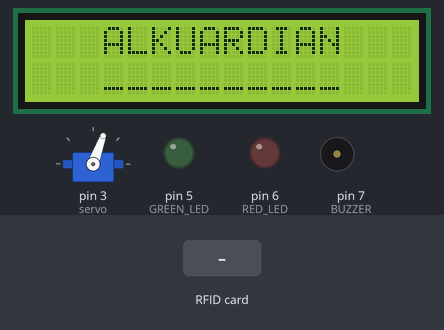
Recording of a sketch running on a simulated Arduino Uno, built with avr-gcc and run on an emulated ATmega328P. Shown: 16×2 character LCD, servo, output pins drawn as LEDs (lit = HIGH), buzzer (waves = sounding). The inputs (shaded band) are chosen by the test bench. Pins used as bus, display or sensor lines are not drawn; what the sketch prints to the serial monitor is not drawn.

Above: at 1.3 s.
1.4 s: RFID card D7 13 46 62 held to the reader
At 3.8 s:
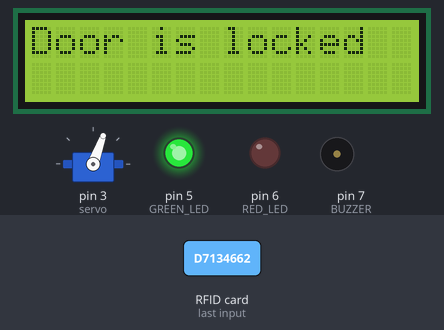
4.1 s: RFID card 5E 7A 19 C4 held to the reader
At 6.1 s:
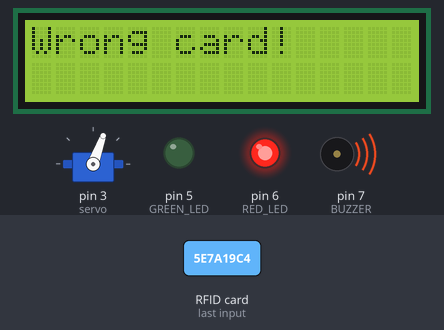
6.3 s: RFID card D7 13 46 62 held to the reader
At 8.7 s:
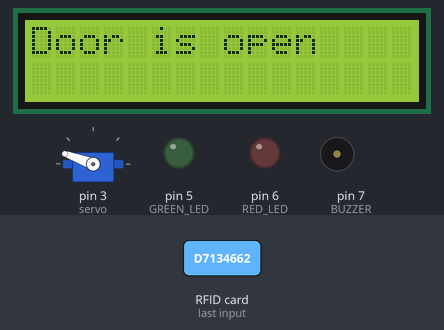
9.0 s: RFID card 5E 7A 19 C4 held to the reader
At 9.88 s:
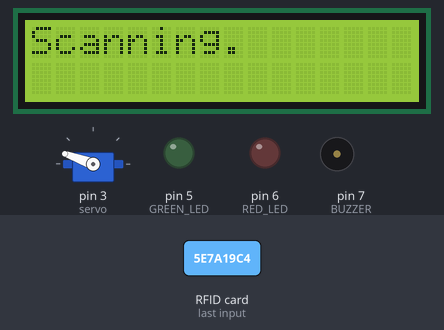
Timing chart, 0 to 13.3 s (numbered marks = the images above; inputs shaded):
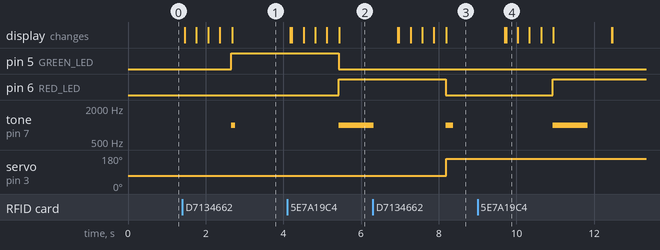

The sketch:

scan.ino
```cpp
//Include ang mga involve na components
#include <Servo.h>
#include <LiquidCrystal_I2C.h>
#include <SPI.h>
#include <MFRC522.h>

//Define ang mga pins saatong components kong asa sila nka pansak
#define SS_PIN 10
#define RST_PIN 9
#define GREEN_LED 5
#define YELLOW_LED 2
#define RED_LED 6
#define BUZZER 7

//Mao ning UID saatong Registered na ID
String UID = "D7 13 46 62";
byte lock = 0;

//Dre sb ang atong Servo og ang LCD og ang atong Scanner na RFID522
Servo servo;
LiquidCrystal_I2C lcd(0x27, 16, 2); //Gigamit nato ang LCD na 16x2
MFRC522 rfid(SS_PIN, RST_PIN);

void setup() {
  Serial.begin(9600); //Para saatong Serial Monitor setup
  servo.write(70);
  lcd.init();
  lcd.backlight();

  pinMode(GREEN_LED, OUTPUT); //Atong mga indicators
  pinMode(RED_LED, OUTPUT);
  pinMode(BUZZER, OUTPUT);

  servo.attach(3);
  SPI.begin();
  rfid.PCD_Init();
}

void loop() {
  lcd.setCursor(3, 0);
  lcd.print("ALKUARDIAN"); //Dre mo display ang atong OUTPUT saatong LCD
  lcd.setCursor(3, 1);
  lcd.print("__________");


  if (!rfid.PICC_IsNewCardPresent()) //If statement para sa newID na gi present
    return;
  if (!rfid.PICC_ReadCardSerial()) //Tas mo display saatong LCD
    return;

  lcd.clear();
  lcd.setCursor(0, 0);
  lcd.print("Scanning"); //Pag Gi totok na ang ID registered ba or not


  //Logic para satong scanning id
  Serial.print("NUID tag is :");
  String ID = "";
  for (byte i = 0; i < rfid.uid.size; i++) {
    lcd.print(".");
    ID.concat(String(rfid.uid.uidByte[i] < 0x10 ? " 0" : " "));
    ID.concat(String(rfid.uid.uidByte[i], HEX));
    delay(300);
  }
  ID.toUpperCase();

  if (ID.substring(1) == UID && lock == 0) {
    digitalWrite(YELLOW_LED, LOW);
    digitalWrite(GREEN_LED, HIGH);
    digitalWrite(RED_LED, LOW);
    tone(BUZZER, 1000, 100);
    servo.write(70);
    lcd.clear();
    lcd.setCursor(0, 0);
    lcd.print("Door is locked"); //if ang ID is tama or registered this is the OUTPUT
    delay(1500);
    lcd.clear();
    lock = 1;
  } else if (ID.substring(1) == UID && lock == 1) { //if ang ID is tama or registered this is the OUTPUT
    digitalWrite(YELLOW_LED, HIGH);
    digitalWrite(GREEN_LED, LOW);
    digitalWrite(RED_LED, LOW);
    tone(BUZZER, 1000, 200);
    servo.write(160);
    lcd.clear();
    lcd.setCursor(0, 0);
    lcd.print("Door is open");
    delay(1500);
    lcd.clear();
    lock = 0;
  } else { //If the ID is not registered then simple else lang para sa NOT registered
    digitalWrite(YELLOW_LED, LOW);
    digitalWrite(GREEN_LED, LOW);
    digitalWrite(RED_LED, HIGH);
    tone(BUZZER, 1000, 900);
    lcd.clear();
    lcd.setCursor(0, 0);
    lcd.print("Wrong card!");
    delay(1500);
    lcd.clear();
  }
}
```

Measured:
- after the input at 1.4 s, pin 5 (GREEN_LED): LOW → HIGH after 1.3 s; tone on pin 7 (BUZZER): silent → 1000 Hz after 1.3 s, → silent 0.10 s later; the display: first changes after 0.06 s (image 1 shows a later state)
- after the input at 4.1 s, pin 5 (GREEN_LED): HIGH → LOW after 1.3 s; pin 6 (RED_LED): LOW → HIGH after 1.3 s; tone on pin 7 (BUZZER): silent → 1000 Hz after 1.3 s; the display: first differs from a run without the input after 0.12 s (image 2 shows a later state)
- after the input at 6.3 s, pin 6 (RED_LED): HIGH → LOW after 1.9 s; servo on pin 3 (servo): 70° → 160° after 1.9 s; the display: first differs from a run without the input after 0.67 s (image 3 shows a later state)
- after the input at 9.0 s, pin 6 (RED_LED): LOW → HIGH after 1.9 s; tone on pin 7 (BUZZER): silent → 1000 Hz after 1.9 s, → silent 0.90 s later; the display: first differs from a run without the input after 0.73 s (image 4)
